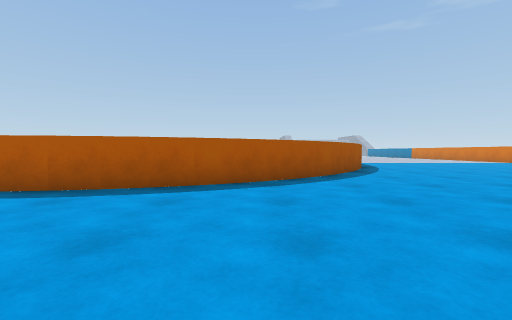
View 1 (above)

24 first-person views from a walk through a Unity game level. The camera is 0.72 m above the floor, tilts 2° down and sees 90° across. The floor is counted in squares, 1 m on a side. Each view is taken from the middle of a square. On the plan, view 1 faces up. The plan holds only what a view shows up to about 9 squares ahead; the rest is blank. The place goes on beyond the plan. Surface patterns are stand-ins for the level's own textures.

View 2
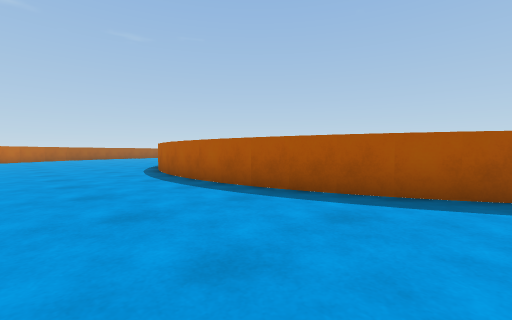

View 3
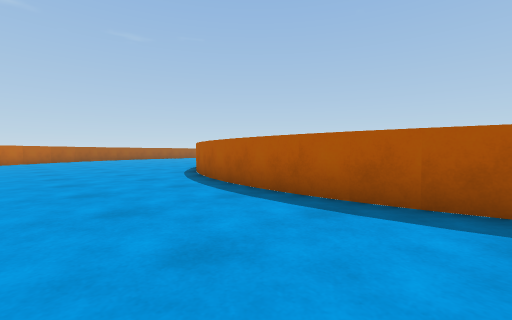

View 4
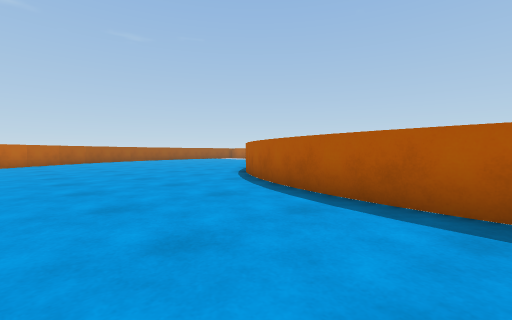

View 5
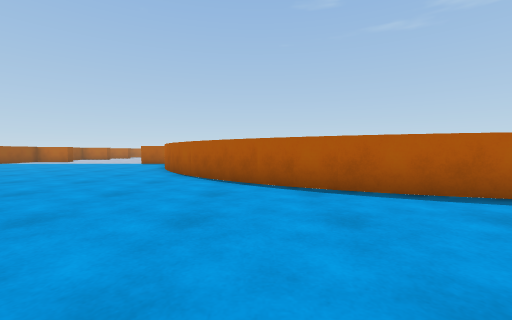

View 6
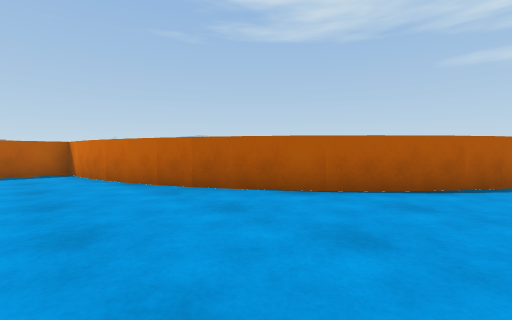

View 7
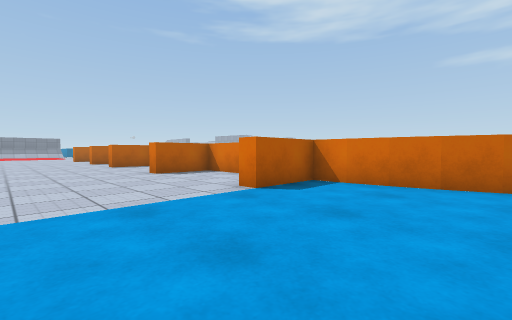

View 8
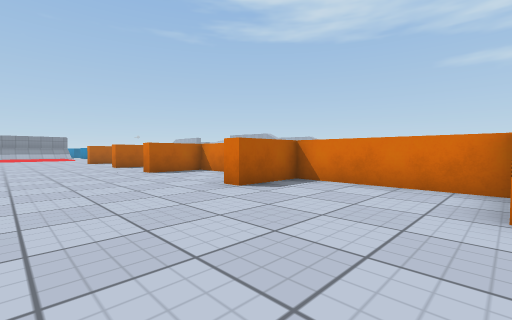

View 9
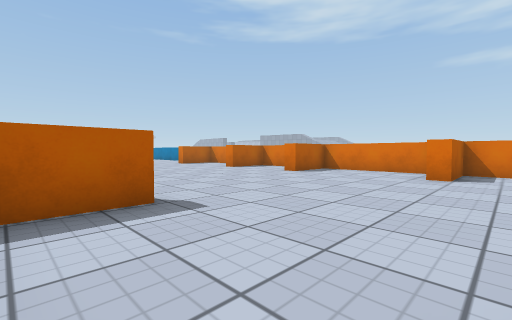

View 10
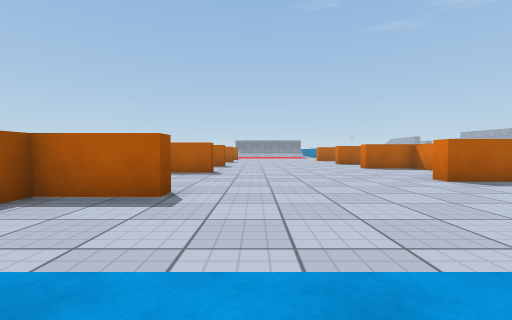

View 11
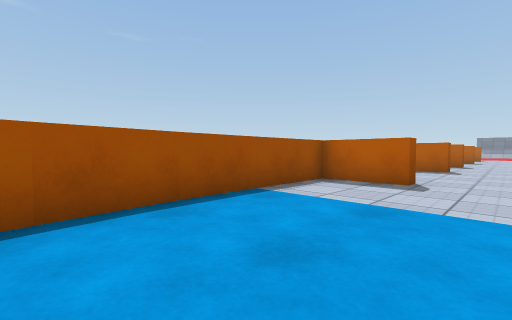

View 12
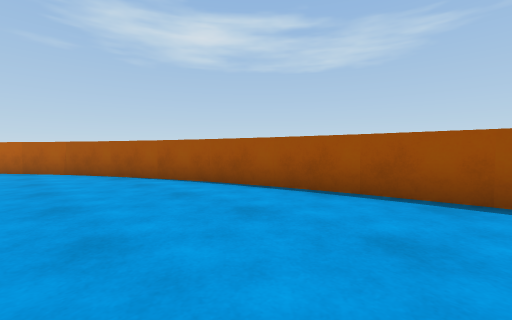

View 13
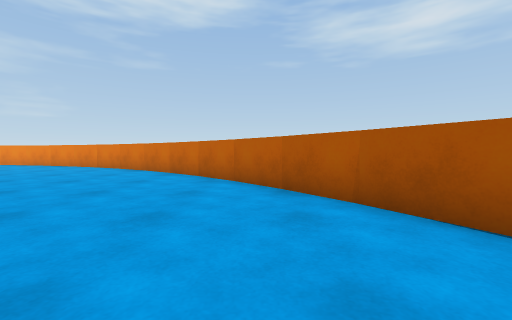

View 14
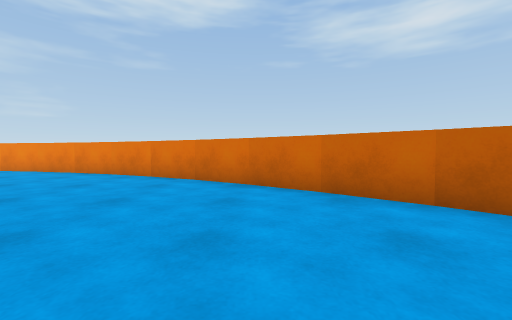

View 15
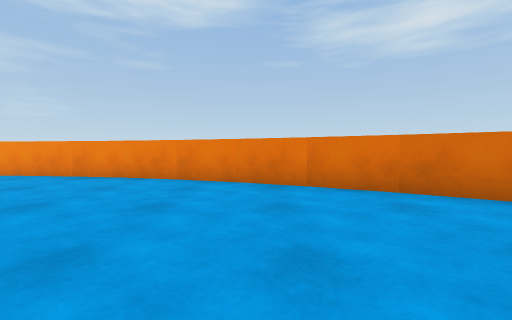

View 16
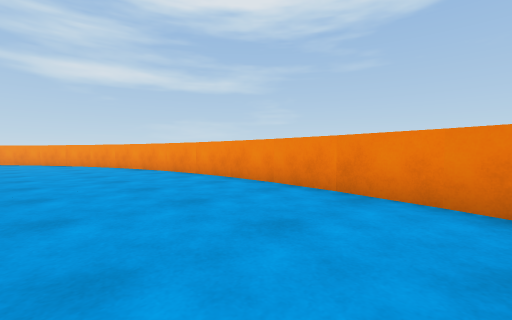

View 17
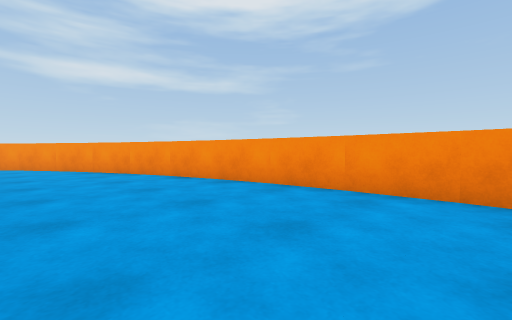

View 18
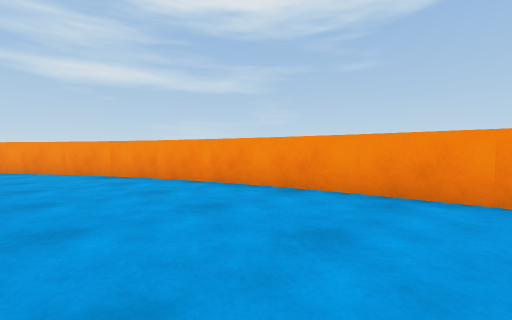

View 19
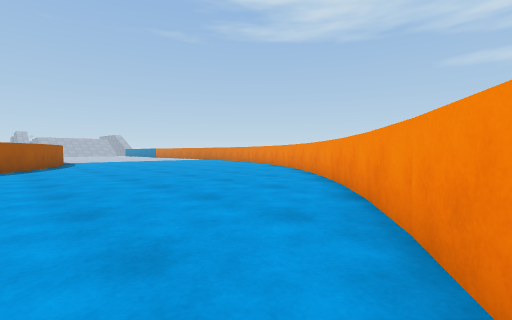

View 20
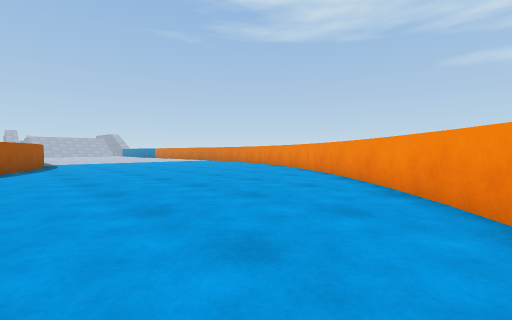

View 21
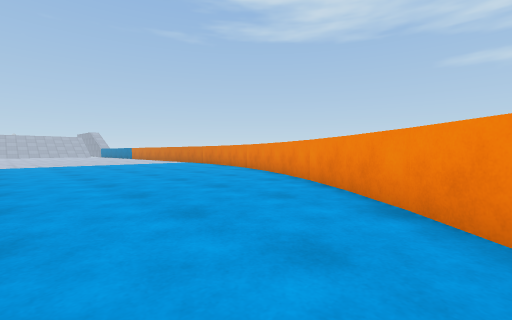

View 22
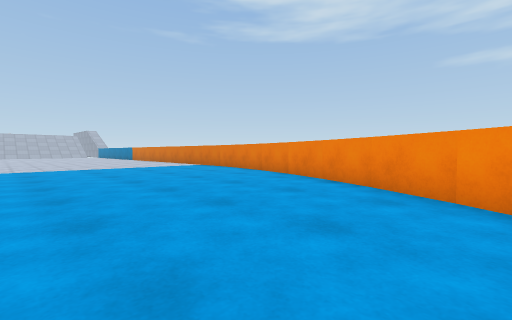

View 23
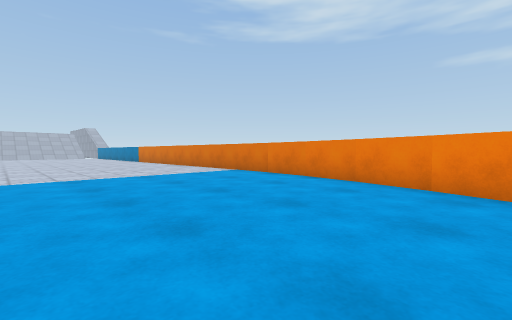

View 24
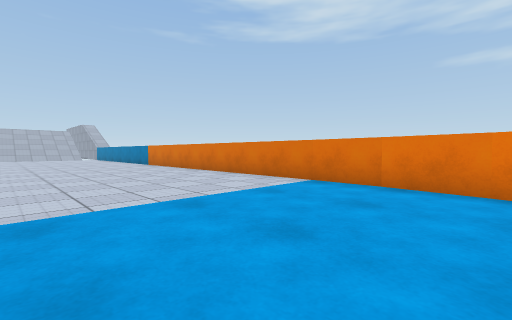

### Floor plan
Points are (right, up) in squares from view 1. A wall is a line through its corners. A room is listed if a view was taken in it or the views show most of it. See-through windows are left out.
Room 1 (views 1, 2, 3, 4, 5, 6, 7, 8, 9, 10, 11, 12, 13, 14, 15, 16, 17, 18, 19, 20, 21, 22, 23, 24)
walls: (-5.5, 4.4) (-8.1, 4.7); (-4.6, 4.5) (-5.6, 4.5); (-8, 4.8) (-9.8, 5.3); (-2, 5) (-4.7, 4.5); (-9.7, 5.3) (-11.3, 6.1); (0.4, 6.1) (-2.1, 5); (-11.2, 6) (-13.4, 7.7); (1.7, 7.1) (0.3, 6.1); (-13.3, 7.7) (-14.4, 9) (-15.4, 10.5); (-5.5, -5.6) (-0.5, -5); (-0.7, -4.9) (2.7, -4); (3.6, 9.3) (2.3, 7.7) (1.6, 7.1); (-8.9, -5.4) (-5.5, -5.5); (2.5, -4.1) (7, -1.6); (-13.6, -4) (-8.8, -5.4); (4.7, 11.2) (3.9, 9.8); (-15.3, 10.5) (-15.7, 11.3); (-15.1, -3.2) (-13.5, -3.9); (-15.7, 11.2) (-16.4, 13.8); (6.8, -1.5) (8.2, -0.4); (8.2, -0.6) (11.6, 3.1); (-16.3, 13.7) (-16.5, 14.6) (-16.5, 15.5) (-18.5, 15.5) (-18.5, 16); (-19.2, -0.6) (-15.1, -3.3); (11.4, 3.1) (13.4, 6); (-16.5, 15.9) (-16.5, 20) (-18.5, 20) (-18.5, 20.5); (-21.6, 1.8) (-19.1, -0.5); (-22.5, 3.2) (-21.4, 1.8); (13.3, 5.9) (15, 10.6); (-25.1, 7.5) (-22.6, 3); (-16.5, 20.9) (-16.5, 23.2); (15, 10.5) (15.6, 15.5); (-25.9, 10.6) (-25, 7.4); (15.5, 15.5) (15.5, 19.2); (-24.5, 18.6) (-24.5, 18) (-26.5, 18) (-26.5, 15.5); (-26.6, 15.6) (-26, 10.5); (-24.5, 23) (-24.5, 22.5) (-26.1, 22.5)

Where each view was taken, in squares from view 1:
view 1: 0 up, 0 right, facing up
view 2: 1 up, 0 right, facing up-left
view 3: 1 up, 3 left, facing up-left
view 4: 1 up, 6 left, facing up-left
view 5: 1 up, 12 left, facing up
view 6: 6 up, 18 left, facing up-right
view 7: 12 up, 22 left, facing up-right
view 8: 16 up, 22 left, facing up-right
view 9: 19 up, 26 left, facing up-right
view 10: 14 up, 23 left, facing up
view 11: 12 up, 23 left, facing up-left
view 12: 14 up, 22 left, facing down-left
view 13: 8 up, 22 left, facing down
view 14: 4 up, 18 left, facing down
view 15: 2 up, 14 left, facing down
view 16: 1 down, 11 left, facing down-right
view 17: 1 down, 6 left, facing down-right
view 18: 1 down, 4 left, facing down-right
view 19: 3 down, 3 right, facing up-right
view 20: 1 down, 4 right, facing up-right
view 21: 1 up, 7 right, facing up-right
view 22: 4 up, 8 right, facing up-right
view 23: 8 up, 9 right, facing up-right
view 24: 12 up, 10 right, facing up-right
